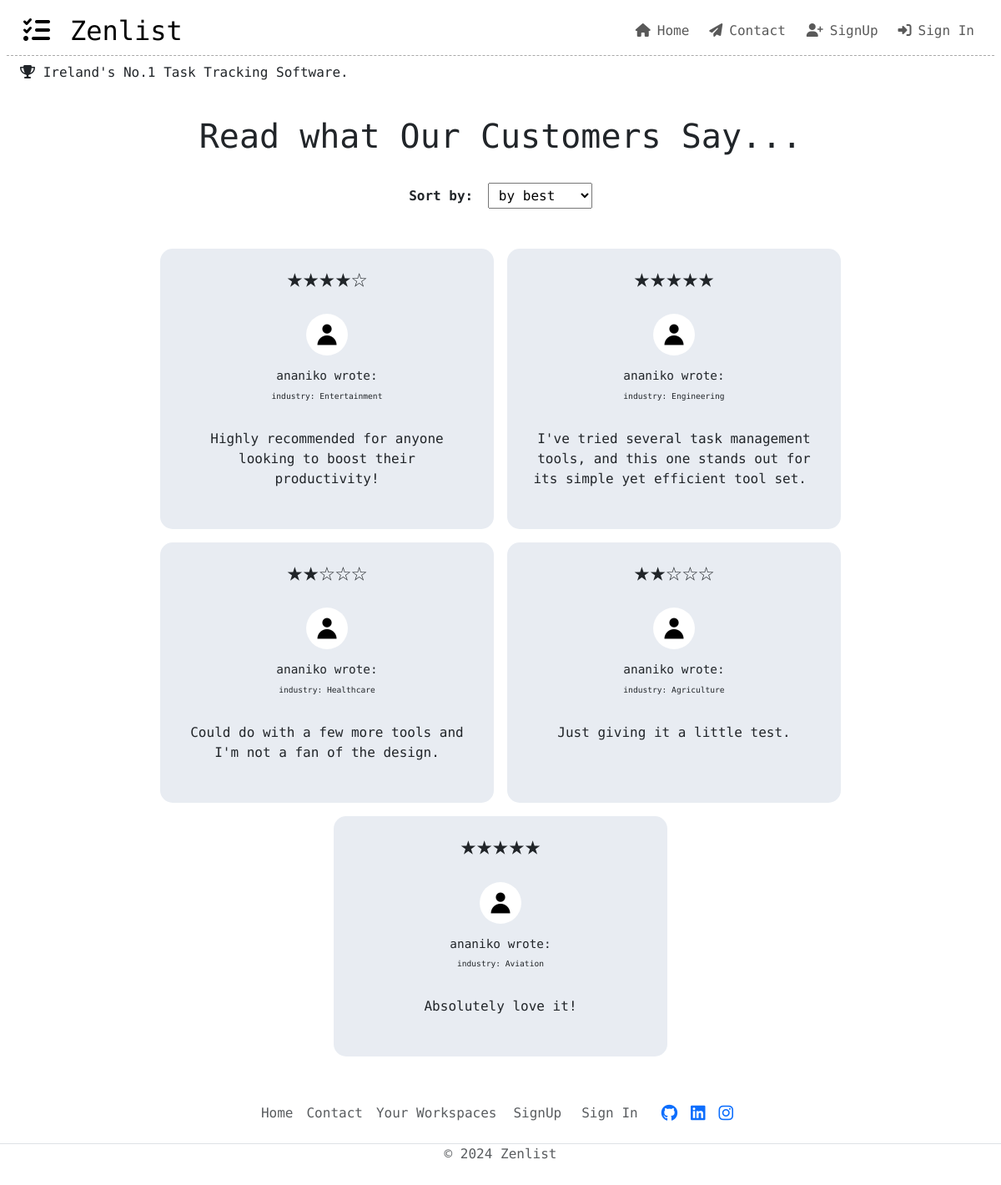
The app's page /reviews/ with its own data.
### scrum/models.py (models this page shows, shortened)
class Review(models.Model):
    author = models.ForeignKey(
        User,
        on_delete=models.CASCADE,
        related_name="reviewer"
    )
    job_industry = models.CharField(
        choices=INDUSTRY,
        default='other',
        max_length=22
    )
    rating = models.CharField(
        choices=STARS,
        default='no rating',
        max_length=5
    )
    review = models.TextField(max_length=120)
    reviewed_on = models.DateField(auto_now_add=True)
    approved = models.BooleanField(default=False)

### scrum/views.py (the view)
# urls.py: path('reviews/', Zenlist_Reviews, name='reviews'),
def Zenlist_Reviews(request):
    all_reviews = Review.objects.all()
    best_reviews = Review.objects.filter(rating__icontains='★★★')
    five_star = Review.objects.filter(rating='★★★★★')
    four_star = Review.objects.filter(rating='★★★★☆')
    three_star = Review.objects.filter(rating='★★★☆☆')
    two_star = Review.objects.filter(rating='★★☆☆☆')
    one_star = Review.objects.filter(rating='★☆☆☆☆')
    user_reviews = Review.objects.filter(author=request.user.id, approved=False)
    if request.method == 'POST':
        reviewForm = ReviewForm(data=request.POST)
        if reviewForm.is_valid:
            review = reviewForm.save(commit=False)
            review.author = request.user
            review.approved = False
            reviewForm.save()
            messages.add_message(
                request, messages.SUCCESS,
                '''Thanks for your review! Our administrators will
                review your submission within 2 business days.'''
            )
            return redirect('hello')
        else:
            messages.add_message(
            request, messages.SUCCESS,
            '''There was an issue while trying to submit your review.
            Please try again in a few mins.
            If the issue persists, please contact us using our dedicated
            contact page.'''
        )
    else:
        reviewForm = ReviewForm()
        context = {
        'reviews': all_reviews,
        'one_star': one_star,
        'two_star': two_star,
        'three_star': three_star,
        'four_star': four_star,
        'five_star': five_star,
        'user_reviews': user_reviews,
        'best_reviews': best_reviews,
        'reviewForm': reviewForm,
    }
    return render(
        request,
        "scrum/reviews.html",
        context
    )

### scrum/forms.py
class ReviewForm(forms.ModelForm):
    class Meta:
        model = Review
        fields = ('job_industry', 'rating', 'review',)
        labels = {
            'job_industry' : 'Your Industry',
            'rating' : 'How did we do?',
            'review' : 'Share Your Thoughts (max 120 characters)'
        }

### scrum/templates/scrum/reviews.html (shortened to what this page needs)
{% extends "base.html" %}
{% load static %}
{% block content %}
{% if reviews %}
<div class="container full-width d-flex flex-column mt-3 mx-0">
    <div class="heading-container d-flex flex-column align-items-center justify-content-center mb-4 text-center">
        <h1>Read what Our Customers Say...</h1>
        <div class="select-filter my-4">
            <label for="review-filter" class="me-2"><strong>Sort by:</strong></label>
            <select name="review-filter" class="px-2 py-1" id="review-filter">
            <option value="by best">by best</option>
            </select>
        </div>
    </div>
    <div class="row d-flex justify-content-center" id="review-box">
        {% for review in reviews %}
        {% if review.approved %}
        <div class="card col-md-4 col-sm-12 mb-3 mx-2 zenlist-review" style="background-color: rgb(232, 236, 242); outline: none; border: none;" data-reviewedOn="{{review.reviewed_on}}" data-highestRate="{{review.rating}}" data-review-id="{{review.id}}">
            <div class="card-body">
                <div class="author-review mb-3 text-center">
                    <h2 class="star-rating">{{review.rating}}</h2>
                    <div class="author-profile d-flex mb-3 d-flex flex-column align-items-center">
                        <img class="card-img-top profile-image m-3" src="{% static 'images/default_profile_image.jpg' %}" alt="author profile image">
                        <div class="author-personal">
                            <h5 class="author-bio">{{review.author}} wrote:</h5>
                            <p class="author-industry">industry: {{review.job_industry}}</p>
                        </div>
                    </div>
                    <div class="main-review-content d-flex align-items-start justify-content-center">
                        <p>{{review.review | safe}}</p>
                    </div>
                </div>
            </div>
        </div>
        {% endif %}
        {% endfor %}
    </div>
</div>
{% endif %}
{% endblock %}

### static/css/style.css (style rules this page uses)
body { font-family: "Source Code Pro", monospace; font-weight: 400; font-style: normal; }
.full-width { min-width: 100%; }
.zenlist-review { background-color: rgb(244, 244, 244); border-radius: 15px; }
.profile-image { width: 50px; height: 50px; border-radius: 50%; }
.author-bio { font-size: 0.9rem; }
.author-industry { font-size: 0.6rem; }
.star-rating { font-size: 2rem; }

### records on screen
Review: rating "★★★★☆", approved True (drawn), author "ananiko", job_industry "Entertainment", review "Highly recommended for anyone looking to boost their productivity!"
Review: rating "★★★★★", approved True (drawn), author "ananiko", job_industry "Engineering", review "I've tried several task management tools, and this one stands out for its simple yet efficient tool set."
Review: rating "★★☆☆☆", approved True (drawn), author "ananiko", job_industry "Healthcare", review "Could do with a few more tools and I'm not a fan of the design."
Review: rating "★★☆☆☆", approved True (drawn), author "ananiko", job_industry "Agriculture", review "Just giving it a little test."
Review: rating "★★★★★", approved True (drawn), author "ananiko", job_industry "Aviation", review "Absolutely love it!"
